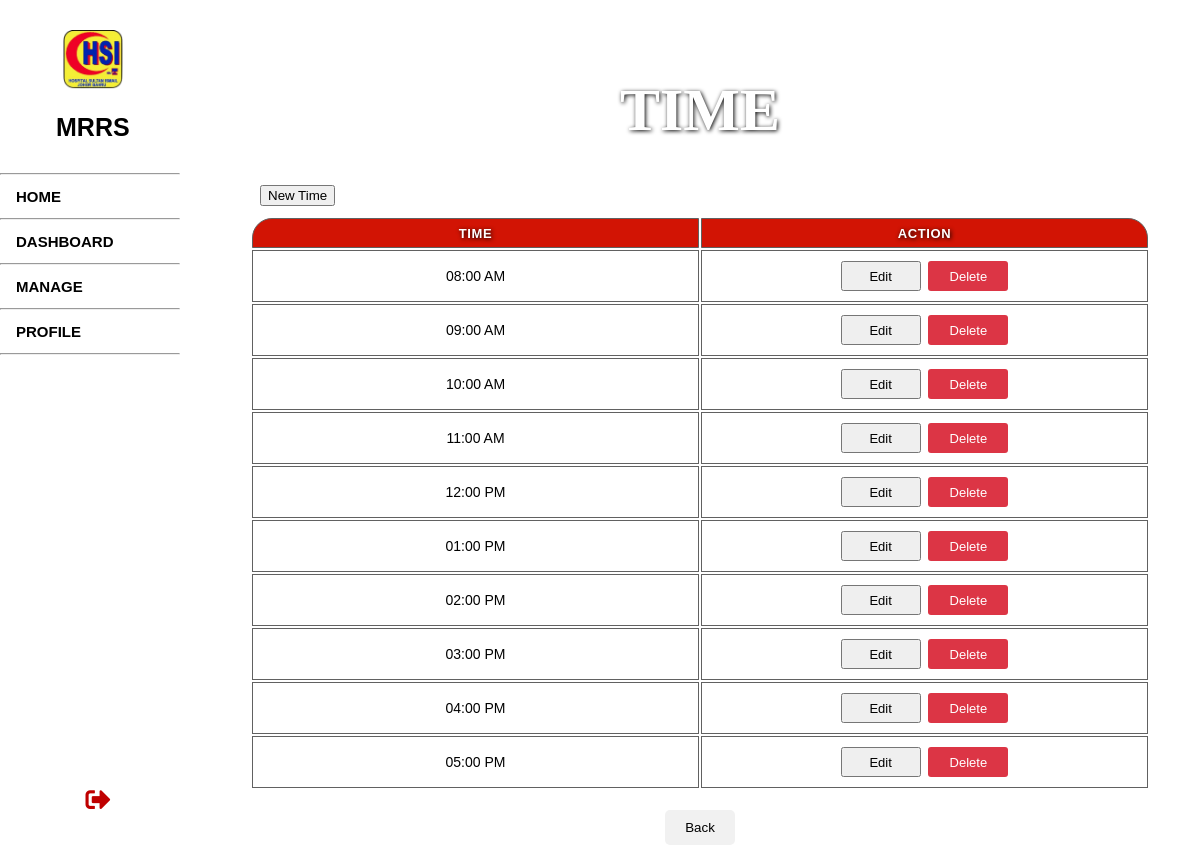
/Main/timePage.php, run on the app's committed database.
### tables this page shows
CREATE TABLE time (
	time_ID INT NOT NULL AUTO_INCREMENT,
	time_Period TIME,
	PRIMARY KEY (time_ID)
);

### Main/timePage.php (the view, shortened to what this page needs)
<?php
	include "../iconTab.php";
	include "../sideNav.php";
	include "../connect.php";
?>
<!DOCTYPE html>
<html>
	<body>
		<div class="background"><br><br>
			<h1><center>TIME</center></h1>
			<div class="register">
				<input type='button' onclick='location.href="timeRegister.php"' value='New Time'>
			</div>
			<center>
				<table id="staff" class="myTable">
					<tr>
						<th style="border-radius: 20px 0px 0px 0px">TIME</th>
						<th style="border-radius: 0px 20px 0px 0px">ACTION</th>
					</tr>
			<center>
			<?php
				$sql = "select * from time ORDER BY time_Period ASC";
				$result = mysqli_query($connect,$sql);
				if(mysqli_num_rows($result) > 0)
				{
					foreach($result as $row) {
						$tID = $row['time_ID'];
						$tPeriod = $row['time_Period'];
						$time = date('h:i a', strtotime($tPeriod));
						echo"<tr style='color:black; font-family:Arial;'>";
						echo"<td style='text-transform:uppercase;'>$time</td>";
						echo"<td><input class='custom-button' type='button' onclick='location.href=\"timeEdit.php?id=$tID\"' value='Edit'>&nbsp&nbsp";
						echo"<input class='delete-button' type='button' onclick='delFunction(\"$tID\")' value='Delete'></td>";
						echo"</tr>";
					}
				}
			?>
			</center>
				</table>
			</center>
		</div>
		<div class="button-container">
            <input class="back-button" name="cancel" type="button" value="Back" onclick ='location.href="managePage.php"'>
        </div>
	</body>
</html>

### Main/timePage.php (style rules this page uses)
.background h1 { color: #fff; font-family: 'Barlow'; font-size: 60px; text-shadow: 1px 1px 4px black; text-transform: uppercase; }
body { background-image: url("../Images/7.jpg"); background-size: cover; background-position: center; height: 760px; position: relative; margin: 0; margin-left: 200px; }
.myTable { table-layout:fixed ; width: 90% ; background: white; border-radius: 20px 20px 0px 0px; font-family: Verdana, sans-serif; font-size: 14px; color:black; text-align: center; }
.myTable th { font-family: Verdana, sans-serif; text-shadow: 1px 1px 4px black; font-size: 13px; height: 30px; letter-spacing:0.05em; background-color: #D21404; color:white; text-align: center; }
.myTable td, .myTable th { padding:5px; border:1px solid #616161; overflow-wrap: break-word; word-wrap: break-word; text-align: center; }
.register { position: relative; margin-top: 2%; margin-left: 6%; margin-bottom: 10px; }
.custom-button { font-size: 13px; width: 80px; height: 30px; margin-top: 5px; margin-bottom: 5px; }
.delete-button { font-size: 13px; width: 80px; height: 30px; margin-top: 5px; margin-bottom: 5px; background-color: #dc3545; color: white; border: none; border-radius: 3px; cursor: pointer; }
.button-container { text-align: center; margin-top: 20px; }
.back-button { background-color: #f1f1f1; color: black; border: none; padding: 10px 20px; cursor: pointer; border-radius: 5px; }

### data on the page
time: time_Period "08:00 AM"
time: time_Period "09:00 AM"
time: time_Period "10:00 AM"
time: time_Period "11:00 AM"
time: time_Period "12:00 PM"
time: time_Period "01:00 PM"
time: time_Period "02:00 PM"
time: time_Period "03:00 PM"
time: time_Period "04:00 PM"
time: time_Period "05:00 PM"
